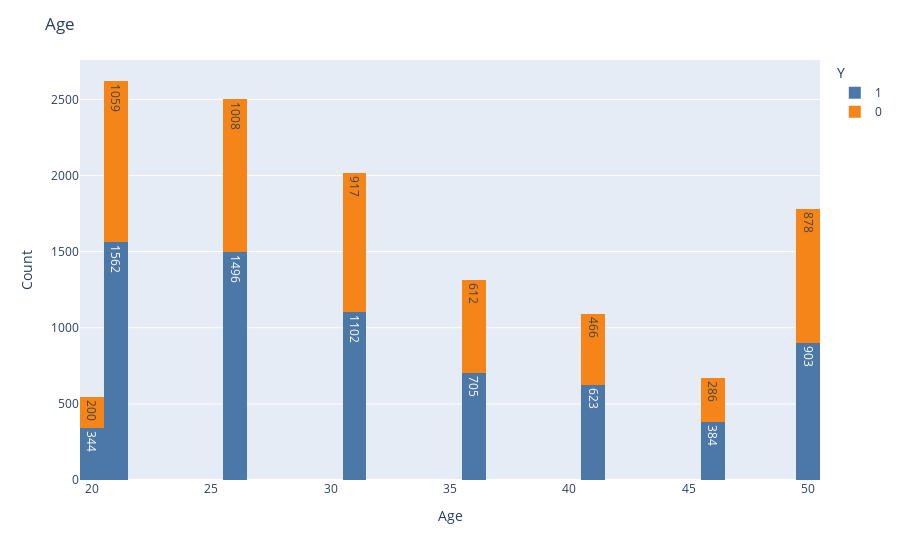

Notebook source saved alongside this figure:
### Code cell
#Plotly histogram 
fig2 = px.histogram(data_new, x = 'age', color = 'Y', text_auto=True, 
                    color_discrete_sequence = px.colors.qualitative.T10, height=500)
# Add title and axis lables
fig2.update_layout(
    title_text='Age', # title of plot
    xaxis_title_text='Age', # xaxis label
    yaxis_title_text='Count', # yaxis label
)
fig2.show()

### Figure 1 — Plotly figure (JSON) as saved in the notebook; plotly's stock layout.template omitted (floating-point values rounded to 4 significant figures; data arrays with more than 128 entries replaced by an {"elided": "..."} marker saying what was removed)
{"data": [{"alignmentgroup": "True", "bingroup": "x", "hovertemplate": "Y=1<br>age=%{x}<br>count=%{y}<extra></extra>", "legendgroup": "1", "marker": {"color": "#4C78A8", "pattern": {"shape": ""}}, "name": "1", "offsetgroup": "1", "orientation": "v", "showlegend": true, "texttemplate": "%{value}", "type": "histogram", "x": {"elided": "7119 int values"}, "xaxis": "x", "yaxis": "y"}, {"alignmentgroup": "True", "bingroup": "x", "hovertemplate": "Y=0<br>age=%{x}<br>count=%{y}<extra></extra>", "legendgroup": "0", "marker": {"color": "#F58518", "pattern": {"shape": ""}}, "name": "0", "offsetgroup": "0", "orientation": "v", "showlegend": true, "texttemplate": "%{value}", "type": "histogram", "x": {"elided": "5426 int values"}, "xaxis": "x", "yaxis": "y"}], "layout": {"autosize": true, "barmode": "relative", "legend": {"title": {"text": "Y"}, "tracegroupgap": 0}, "margin": {"t": 60}, "title": {"text": "Age"}, "xaxis": {"anchor": "y", "autorange": true, "domain": [0, 1], "range": [19.5, 50.5], "title": {"text": "Age"}, "type": "linear"}, "yaxis": {"anchor": "x", "autorange": true, "domain": [0, 1], "range": [0, 2759.0], "title": {"text": "Count"}}}}
